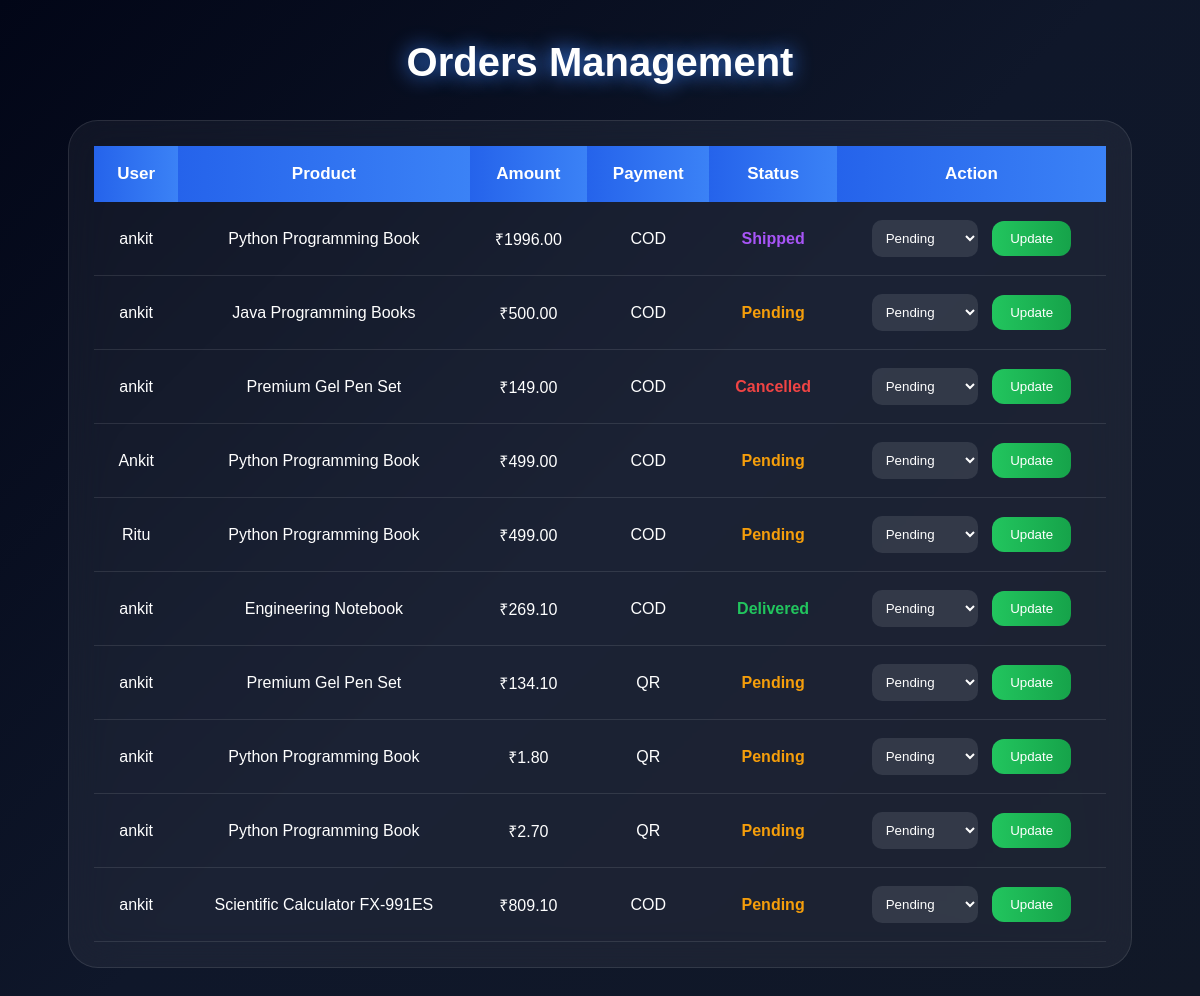
The page /orders/ (signed in) on the database as committed earlier.
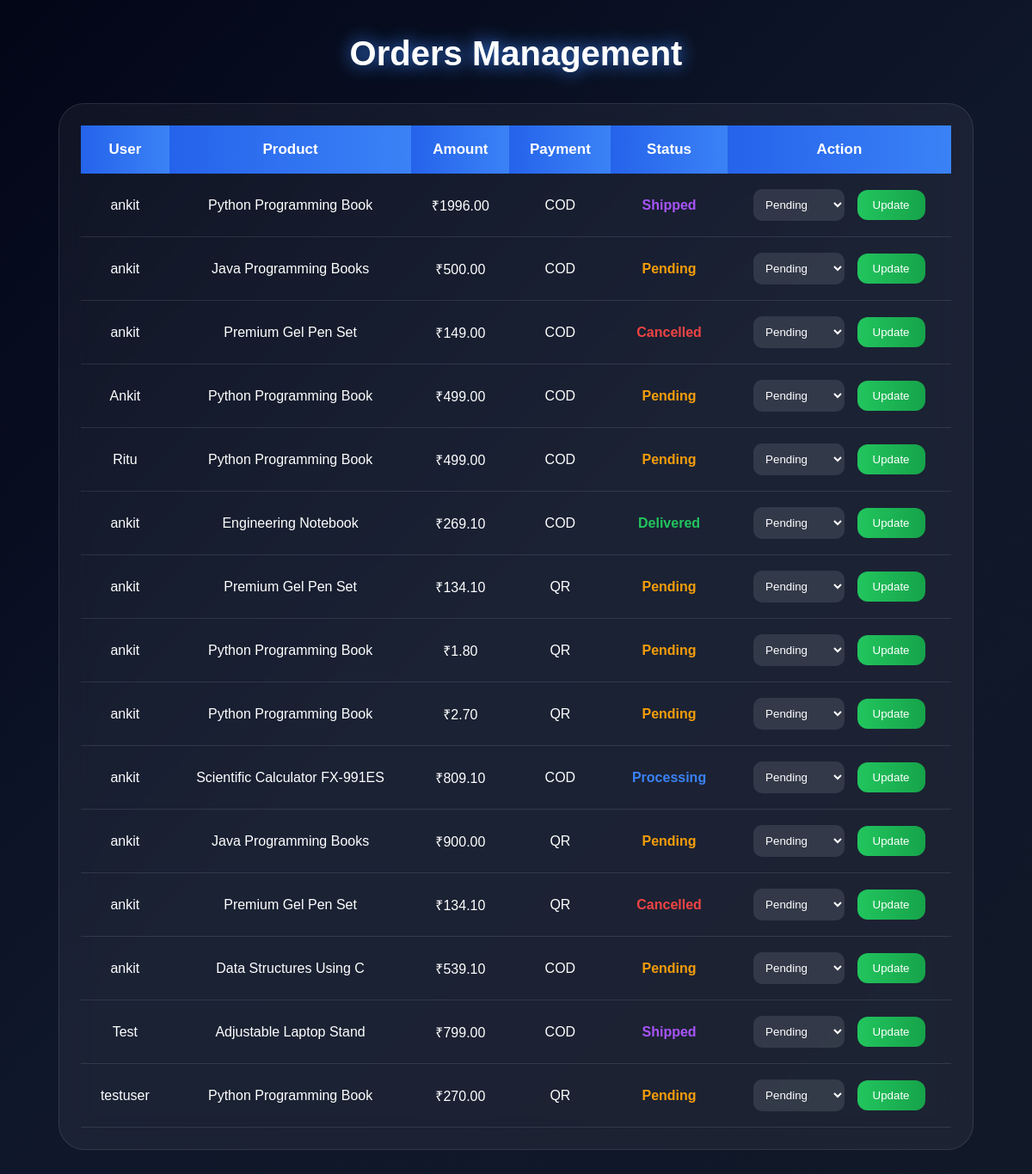
The same page on the database as committed later.
### shop/models.py (models this page shows, shortened)
class Order(models.Model):
    STATUS_CHOICES = [
        ('Pending','Pending'),
        ('Processing','Processing'),
        ('Shipped','Shipped'),
        ('Delivered','Delivered')
    ]
    PAYMENT_CHOICES = [
        ('COD','Cash On Delivery'),
        ('QR','UPI QR'),
        ('CARD','Card Payment')
    ]
    user = models.ForeignKey(
        User,
        on_delete=models.CASCADE
    )
    product = models.ForeignKey(
        Product,
        on_delete=models.CASCADE
    )
    quantity = models.IntegerField()
    total_price = models.DecimalField(
        max_digits=10,
        decimal_places=2
    )
    payment_method = models.CharField(
        max_length=20,
        choices=PAYMENT_CHOICES,
        default='COD'
    )
    status = models.CharField(
        max_length=20,
        choices=STATUS_CHOICES,
        default='Pending'
    )
    created_at = models.DateTimeField(
        auto_now_add=True
    )

class Product(models.Model):
    name = models.CharField(max_length=200)
    description = models.TextField()
    price = models.IntegerField()
    image = models.ImageField(upload_to='products/')
    category = models.CharField(max_length=100)

### shop/views.py (the view)
@login_required
def orders_page(request):
    orders = Order.objects.all()
    return render(
        request,
        'orders.html',
        {
            'orders': orders
        }
    )

### templates/orders.html (shortened to what this page needs)
{% load static %}
<!doctype html>
<html lang="en">
  <head>
    <link rel="stylesheet" href="{% static 'css/orders.css' %}" />
  </head>
  <body>
    <div class="container">
      <h1>Orders Management</h1>
      <div class="table-box">
        <table>
          <thead>
            <tr>
              <th>User</th>
              <th>Product</th>
              <th>Amount</th>
              <th>Payment</th>
              <th>Status</th>
              <th>Action</th>
            </tr>
          </thead>
          <tbody>
            {% for order in orders %}
            <tr>
              <td>{{ order.user.username }}</td>
              <td>{{ order.product.name }}</td>
              <td>₹{{ order.total_price }}</td>
              <td>{{ order.payment_method }}</td>
              <td>
                <span class="{{ order.status|lower }}">
                  {{ order.status }}
                </span>
              </td>
              <td>
                <form
                  method="POST"
                  action="{% url 'update_order_status' order.id %}"
                >
                  <select name="status">
                    <option value="Pending">Pending</option>
                  </select>
                  <button type="submit" class="update-btn">Update</button>
                </form>
              </td>
            </tr>
            {% empty %}
            <tr>
              <td colspan="6">No Orders Found</td>
            </tr>
            {% endfor %}
          </tbody>
        </table>
      </div>
    </div>
  </body>
</html>

Rows that differ between the two databases and show on the page:
changed Order "Scientific Calculator FX-991ES": status "Pending" → "Processing"
added Order: user.username "ankit", product.name "Java Programming Books", total_price "900.00", payment_method "QR", status "Pending"
added Order: user.username "ankit", product.name "Premium Gel Pen Set", total_price "134.10", payment_method "QR", status "Cancelled"
added Order: user.username "ankit", product.name "Data Structures Using C", total_price "539.10", payment_method "COD", status "Pending"
added Order: user.username "Test", product.name "Adjustable Laptop Stand", total_price "799.00", payment_method "COD", status "Shipped"
added Order: user.username "testuser", product.name "Python Programming Book", total_price "270.00", payment_method "QR", status "Pending"
